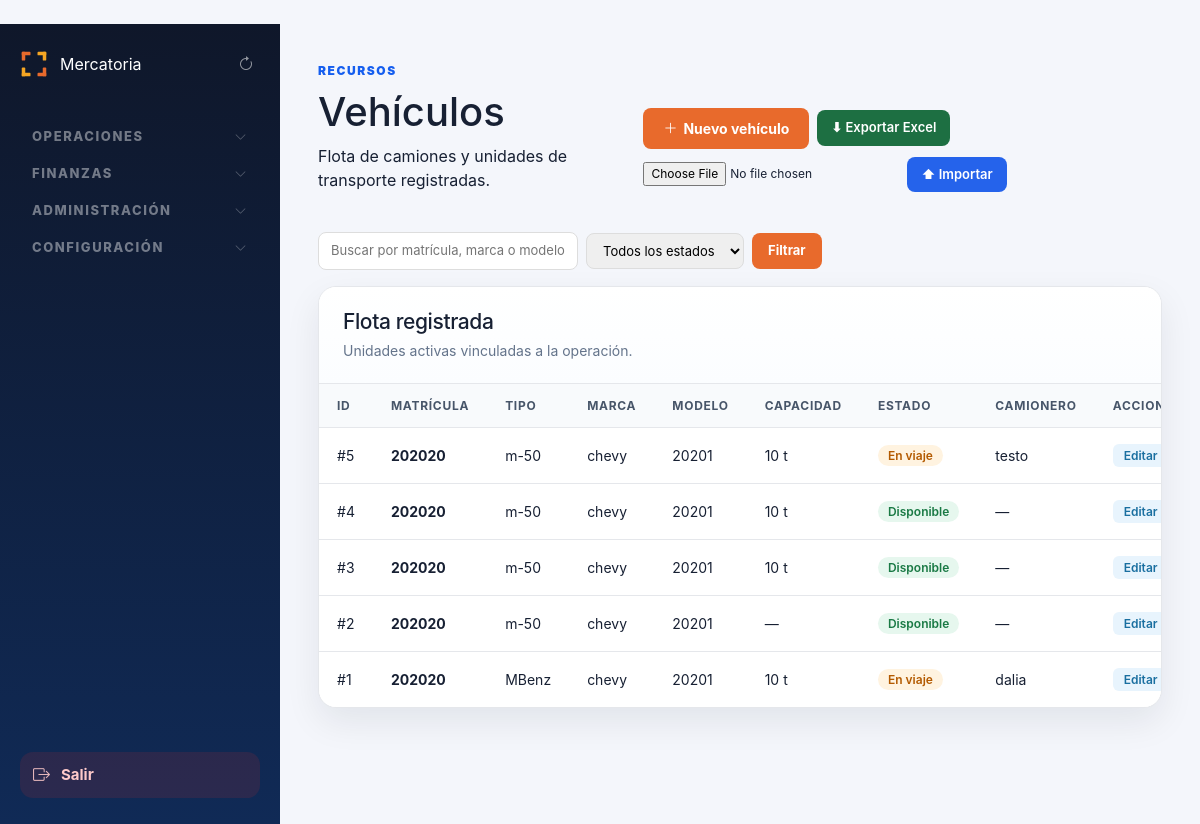
Before: /admin/vehiculos (signed in) with the older database file.
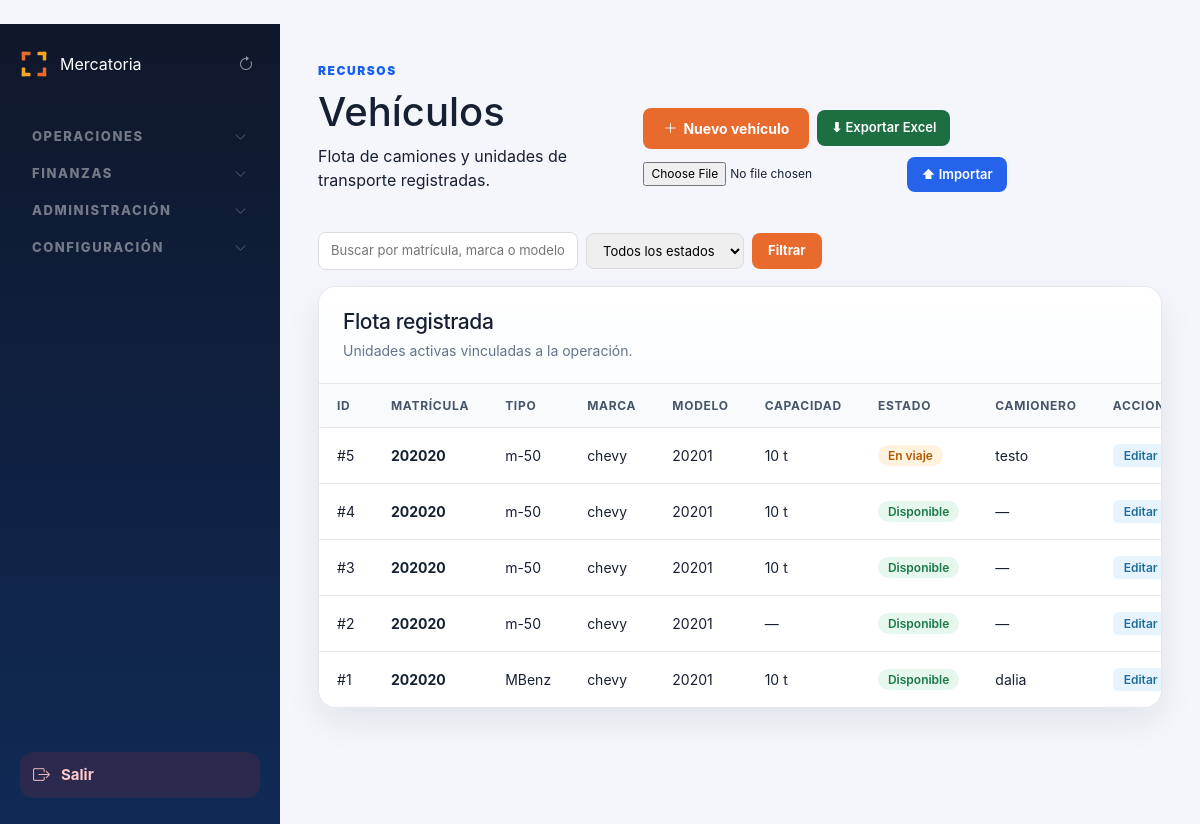
After: the same page with the newer database file.
### tables this page shows
CREATE TABLE vehiculos (
        id INTEGER PRIMARY KEY AUTOINCREMENT,
        camionero_id INTEGER,
        matricula TEXT,
        marca TEXT,
        modelo TEXT,
        tipo TEXT,
        capacidad TEXT,
        combustible TEXT,
        estado TEXT DEFAULT 'Disponible',
        activo INTEGER DEFAULT 1,
        fecha_creacion TEXT DEFAULT CURRENT_TIMESTAMP
    , tipo_vehiculo_id INTEGER, placa TEXT, chapa_remolque TEXT);

CREATE TABLE camioneros (
        id INTEGER PRIMARY KEY AUTOINCREMENT,
        nombre TEXT,
        telefono TEXT,
        licencia TEXT,
        matricula TEXT,
        tipo TEXT,
        capacidad TEXT,
        estado TEXT DEFAULT 'Disponible',
        activo INTEGER DEFAULT 1,
        fecha_creacion TEXT DEFAULT CURRENT_TIMESTAMP
    , deleted_at TEXT, deleted_by TEXT, carnet_identidad TEXT, licencia_operativa TEXT, empresa TEXT);

### routes/admin.py (the view, shortened to what this page needs)
@admin_bp.route("/vehiculos", methods=["GET", "POST"])
def admin_vehiculos():
    if not requiere_admin():
        return redirect("/login")
    conexion = conectar()
    cursor = conexion.cursor()
    buscar_v = request.args.get("buscar", "").strip()
    filtro_estado_v = request.args.get("estado", "").strip()
    cond_v = []
    params_v = []
    if buscar_v:
        cond_v.append(f"(v.matricula LIKE {ph()} OR v.marca LIKE {ph()} OR v.modelo LIKE {ph()})")
        like_v = f"%{buscar_v}%"
        params_v.extend([like_v, like_v, like_v])
    if filtro_estado_v:
        cond_v.append(f"LOWER(v.estado) = {ph()}")
        params_v.append(filtro_estado_v.lower())
    where_v = "WHERE v.activo = 1" + (" AND " + " AND ".join(cond_v) if cond_v else "")
    cursor.execute(f"""
        SELECT v.id, v.matricula, v.tipo, v.marca, v.modelo, v.capacidad, v.estado,
               c.nombre AS camionero_nombre
        FROM vehiculos v
        LEFT JOIN camioneros c ON v.camionero_id = c.id
        {where_v}
        ORDER BY v.id DESC
    """, params_v)
    lista = cursor.fetchall()
    cursor.execute("SELECT id, nombre FROM camioneros WHERE activo = 1 ORDER BY nombre")
    camioneros = cursor.fetchall()
    conexion.close()
    return render_template(
        "admin/vehiculos.html",
        lista=lista,
        camioneros=camioneros,
        estados=VEHICULO_ESTADOS,
        buscar_v=buscar_v,
        filtro_estado_v=filtro_estado_v,
        estados_vehiculo=["Disponible", "En ruta", "En mantenimiento"],
    )

### app.py (called while the page is built)
@app.before_request
def _record_start_time():
    g.start_time = time.monotonic()

@app.before_request
def _validate_session_role():
    if "user_id" not in session or "rol" not in session:
        return
    try:
        con = conectar()
        cur = con.cursor()
        cur.execute("SELECT rol, activo FROM usuarios WHERE id = ?", (session["user_id"],))
        row = cur.fetchone()
        con.close()
        if not row or not row["activo"]:
            session.clear()
            return
        if row["rol"] != session["rol"]:
            session["rol"] = row["rol"]
    except Exception:
        pass

@app.after_request
def set_security_headers(response):
    response.headers["X-Frame-Options"] = "SAMEORIGIN"
    response.headers["X-Content-Type-Options"] = "nosniff"
    response.headers["X-XSS-Protection"] = "1; mode=block"
    if app.debug:
        ms = (time.monotonic() - getattr(g, "start_time", time.monotonic())) * 1000
        app.logger.debug("[%s] %s %.1fms", request.method, request.path, ms)
    return response

@app.context_processor
def sidebar_badges():
    try:
        conexion = conectar()
        cursor = conexion.cursor()
        cursor.execute("""
            SELECT
                COUNT(*) AS urgentes,
                COUNT(CASE WHEN estado = 'Solicitado' THEN 1 END) AS solicitados
            FROM viajes
            WHERE estado IN ('Pendiente', 'Solicitado')
        """)
        row = cursor.fetchone()
        viajes_urgentes    = row["urgentes"]    if row else 0
        dashboard_urgentes = row["solicitados"] if row else 0
        conexion.close()
    except Exception:
        viajes_urgentes = 0
        dashboard_urgentes = 0
    return dict(
        sidebar_viajes_urgentes=viajes_urgentes,
        sidebar_dashboard_urgentes=dashboard_urgentes,
    )

### database.py (called while the page is built)
def conectar():
    if USE_POSTGRES:
        from database_pg import conectar_pg
        conn = conectar_pg()
        return ConexionWrapper(conn, use_postgres=True)
    else:
        conexion = sqlite3.connect(DATABASE_NAME)
        conexion.row_factory = sqlite3.Row
        return ConexionWrapper(conexion, use_postgres=False)

    def execute(self, sql, params=None):
        if self._use_postgres:
            sql = sql.replace("?", "%s")
        if params is not None:
            return self._cursor.execute(sql, params)
        return self._cursor.execute(sql)

    def fetchone(self):
        return self._cursor.fetchone()

    def fetchall(self):
        return self._cursor.fetchall()

### templates/admin/vehiculos.html (shortened to what this page needs)
﻿{% extends "admin/base_admin.html" %}
{% block contenido %}
<div class="page-header-vehiculos">
    <div>
        <span class="eyebrow">Recursos</span>
        <h1>Vehículos</h1>
        <p>Flota de camiones y unidades de transporte registradas.</p>
    </div>
    <div style="display:flex;gap:8px;align-items:center;flex-wrap:wrap;">
        <button class="btn-nuevo-vehiculo" data-bs-toggle="modal" data-bs-target="#modalNuevoVehiculo">
            <i class="bi bi-plus-lg"></i> Nuevo vehículo
        </button>
        <a href="/admin/exportar/vehiculos" class="btn-excel-export">⬇ Exportar Excel</a>
        <form method="POST" action="/admin/importar/vehiculos" enctype="multipart/form-data" style="display:flex;gap:6px;align-items:center;">
            <input type="file" name="archivo" accept=".xlsx" required style="font-size:12px;">
            <button type="submit" class="btn-excel-import">⬆ Importar</button>
        </form>
    </div>
</div>
<form method="GET" action="/admin/vehiculos" style="display:flex;gap:8px;align-items:center;margin-bottom:16px;flex-wrap:wrap;">
    <input type="text" name="buscar" value="{{ buscar_v or '' }}"
           placeholder="Buscar por matrícula, marca o modelo..."
           style="padding:8px 12px;border:1px solid #ddd;border-radius:8px;font-size:13px;min-width:260px;">
    <select name="estado" style="padding:8px 12px;border:1px solid #ddd;border-radius:8px;font-size:13px;">
        <option value="">Todos los estados</option>
    </select>
    <button type="submit" style="padding:8px 16px;background:#E86A2C;color:white;border:none;border-radius:8px;font-size:13px;font-weight:700;cursor:pointer;">Filtrar</button>
</form>
<section class="panel">
    <div class="panel-header">
        <div>
            <h2>Flota registrada</h2>
            <p>Unidades activas vinculadas a la operación.</p>
        </div>
    </div>
    <div class="table-wrapper">
        <table class="data-table">
            <thead>
                <tr>
                    <th>ID</th>
                    <th>Matrícula</th>
                    <th>Tipo</th>
                    <th>Marca</th>
                    <th>Modelo</th>
                    <th>Capacidad</th>
                    <th>Estado</th>
                    <th>Camionero</th>
                    <th>Acciones</th>
                </tr>
            </thead>
            <tbody>
                {% for v in lista %}
                <tr>
                    <td>#{{ v.id }}</td>
                    <td><strong>{{ v.matricula }}</strong></td>
                    <td>{{ v.tipo or "—" }}</td>
                    <td>{{ v.marca or "—" }}</td>
                    <td>{{ v.modelo or "—" }}</td>
                    <td>{{ v.capacidad or "—" }}</td>
                    <td>
                        <span class="estado-pill estado-{{ v.estado|lower|replace(' ', '-') }}">
                            {{ v.estado or "—" }}
                        </span>
                    </td>
                    <td>{{ v.camionero_nombre or "—" }}</td>
                    <td class="td-acciones">
                        <a href="/admin/vehiculos/{{ v.id }}/editar" class="btn-accion-edit">Editar</a>
                    </td>
                </tr>
                {% else %}
                <tr>
                    <td colspan="9" class="empty-state">No hay vehículos registrados.</td>
                </tr>
                {% endfor %}
            </tbody>
        </table>
    </div>
</section>
{% endblock %}

### templates/admin/base_admin.html (shortened to what this page needs)
﻿<!DOCTYPE html>
<html lang="es">
<head>
    <link rel="stylesheet" href="https://cdn.jsdelivr.net/npm/bootstrap-icons@1.11.3/font/bootstrap-icons.min.css">
    <link rel="stylesheet" href="https://cdn.jsdelivr.net/npm/bootstrap@5.3.0/dist/css/bootstrap.min.css">
    <link rel="stylesheet" href="/static/css/admin.css?v=5">
</head>
<body>
<div class="app-shell">
    <aside class="sidebar">
        <div class="brand">
            <span class="brand-name">Mercatoria</span>
            <button type="button" onclick="window.location.reload()" aria-label="Refrescar"
                    title="Refrescar página"
                    style="background:none;border:none;color:rgba(255,255,255,0.55);font-size:16px;cursor:pointer;padding:4px 6px;line-height:1;margin-left:auto;flex-shrink:0;">
                <i class="bi bi-arrow-clockwise"></i>
            </button>
        </div>
        <nav class="sidebar-nav">
            <div class="nav-group" id="ng-operaciones">
                <button class="nav-group-header">
                    <span>Operaciones</span>
                    <i class="bi bi-chevron-down nav-group-arrow"></i>
                </button>
            </div>
            {% if session.get('rol') == 'admin' %}
            <div class="nav-group" id="ng-finanzas">
                <button class="nav-group-header">
                    <span>Finanzas</span>
                    <i class="bi bi-chevron-down nav-group-arrow"></i>
                </button>
            </div>
            <div class="nav-group" id="ng-administracion">
                <button class="nav-group-header">
                    <span>Administración</span>
                    <i class="bi bi-chevron-down nav-group-arrow"></i>
                </button>
            </div>
            <div class="nav-group" id="ng-configuracion">
                <button class="nav-group-header">
                    <span>Configuración</span>
                    <i class="bi bi-chevron-down nav-group-arrow"></i>
                </button>
            </div>
            {% endif %}
            <a href="/logout" class="nav-item logout">
                <i class="bi bi-box-arrow-right"></i>
                <span>Salir</span>
            </a>
        </nav>
    </aside>
    <main class="main-content">
        {% block contenido %}{% endblock %}
    </main>
</div>
</body>
</html>

### static/css/admin.css (style rules this page uses)
:root { --bg: #f4f6fb; --panel: #ffffff; --panel-soft: #f8fafc; --text: #172033; --muted: #64748b; --primary: #155eef; --primary-dark: #0f3ea8; --border: #e5e7eb; --danger: #dc2626; --success: #16a34a; --warning: #f59e0b; --info: #0891b2; --sidebar: #0f172a; --sidebar-soft: #102a56; --shadow: 0 14px 35px rgba(15, 23, 42, 0.08); --radius: 18px; }
* { box-sizing: border-box; }
body { margin: 0; font-family: Inter, "Segoe UI", Arial, sans-serif; background: var(--bg); color: var(--text); }
.app-shell { display: flex; min-height: 100vh; }
.sidebar { width: 280px; min-height: 100vh; background: linear-gradient(180deg, var(--sidebar) 0%, var(--sidebar-soft) 100%); color: white; padding: 26px 20px; display: flex; flex-direction: column; }
.brand { display: flex; align-items: center; gap: 12px; margin-bottom: 34px; }
.sidebar-nav { display: flex; flex-direction: column; height: 100%; }
.nav-item { display: flex; align-items: center; gap: 11px; padding: 12px 13px; border-radius: 13px; color: rgba(255,255,255,0.82); text-decoration: none; font-size: 15px; font-weight: 650; transition: all 0.18s ease; }
.nav-item i { font-size: 17px; opacity: 0.88; }
.nav-item.logout { margin-top: auto; background: rgba(220, 38, 38, 0.13); color: #fecaca; }
.main-content { flex: 1; padding: 38px; overflow-y: auto; }
.eyebrow { display: inline-flex; margin-bottom: 8px; color: var(--primary); font-size: 12px; font-weight: 900; text-transform: uppercase; letter-spacing: 0.13em; }
.panel { background: var(--panel); border: 1px solid var(--border); border-radius: var(--radius); box-shadow: var(--shadow); overflow: hidden; }
.panel-header { padding: 22px 24px; border-bottom: 1px solid var(--border); background: linear-gradient(180deg, #ffffff 0%, #fbfdff 100%); }
.panel-header h2 { margin: 0; font-size: 21px; letter-spacing: -0.4px; }
.panel-header p { margin: 6px 0 0; color: var(--muted); font-size: 14px; }
.table-wrapper { width: 100%; overflow-x: auto; }
.data-table { width: 100%; border-collapse: collapse; background: var(--panel); }
.data-table th { background: var(--panel-soft); color: #475569; padding: 14px 18px; text-align: left; font-size: 12px; text-transform: uppercase; letter-spacing: 0.06em; border-bottom: 1px solid var(--border); white-space: nowrap; }
.data-table td { padding: 16px 18px; border-bottom: 1px solid var(--border); font-size: 14px; vertical-align: middle; }
.data-table tr:last-child td { border-bottom: none; }
.btn-excel-export { display: inline-flex; align-items: center; gap: 5px; padding: 8px 14px; background: #1D6F42; color: #fff; border-radius: 8px; font-size: 13px; font-weight: 600; text-decoration: none; white-space: nowrap; }
.btn-excel-import { padding: 8px 14px; background: #2563EB; color: #fff; border: none; border-radius: 8px; font-size: 13px; font-weight: 600; cursor: pointer; white-space: nowrap; }
.nav-group-header { display: flex; align-items: center; width: 100%; background: none; border: none; color: rgba(255,255,255,0.42); font-size: 13px; font-weight: 800; text-transform: uppercase; letter-spacing: 0.12em; padding: 18px 12px 6px; cursor: pointer; text-align: left; gap: 6px; line-height: 1; }
.nav-group-arrow { margin-left: auto; font-size: 12px; flex-shrink: 0; opacity: 0.7; transition: transform 0.22s ease; }

### templates/admin/vehiculos.html (style rules this page uses)
.page-header-vehiculos { display: flex; justify-content: space-between; align-items: flex-end; margin-bottom: 24px; }
.btn-nuevo-vehiculo { background: #E86A2C; color: white; padding: 10px 20px; border: none; border-radius: 8px; font-size: 14px; font-weight: 700; cursor: pointer; display: flex; align-items: center; gap: 6px; flex-shrink: 0; }
.td-acciones { white-space: nowrap; }
.btn-accion-edit, .btn-accion-del { display: inline-block; padding: 4px 11px; border-radius: 6px; font-size: 12px; font-weight: 600; cursor: pointer; border: none; text-decoration: none; margin-right: 4px; }
.btn-accion-edit { background: #e8f4fd; color: #1a6fa0; }
.estado-pill { display: inline-block; padding: 3px 10px; border-radius: 999px; font-size: 12px; font-weight: 600; background: #eee; color: #555; }
.estado-pill.estado-disponible { background: #e6f7ee; color: #1a7a45; }
.estado-pill.estado-en-viaje { background: #fff3e0; color: #b35a00; }

Changed rows visible on the page:
changed vehiculos "MBenz": estado "En viaje" → "Disponible"
